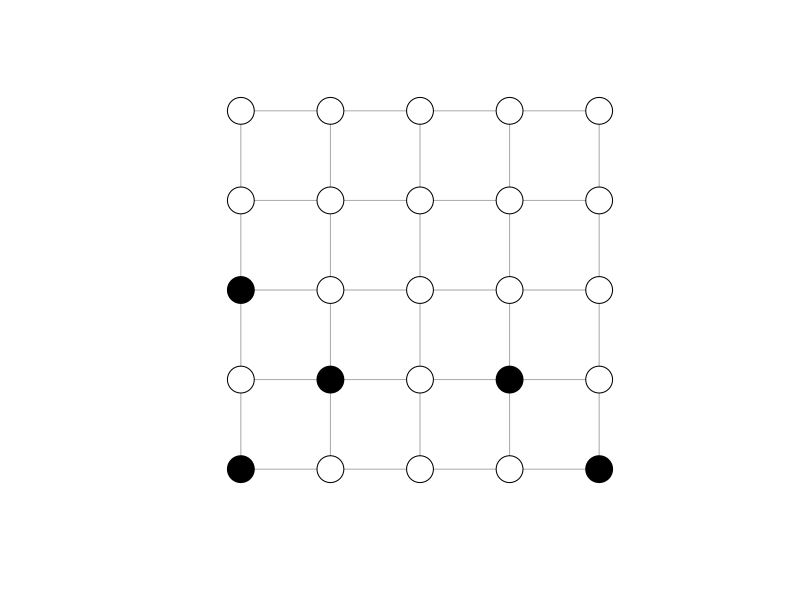
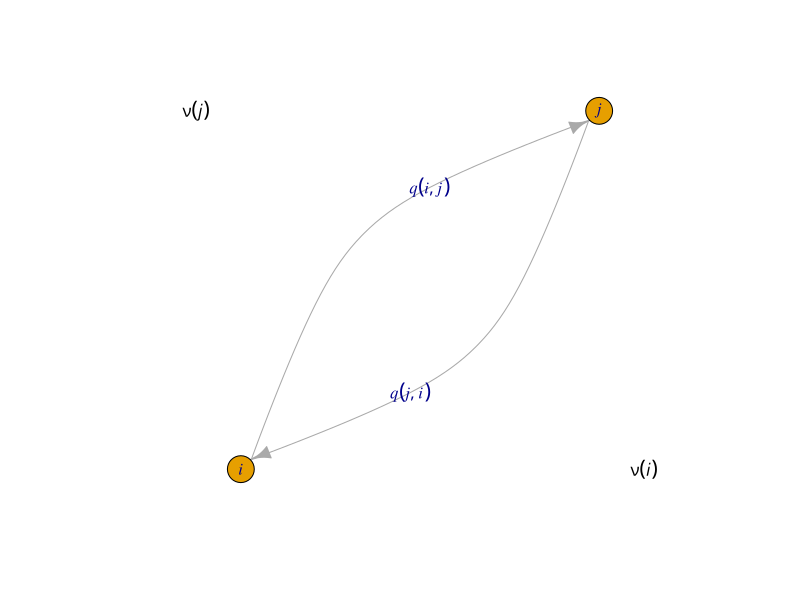

R code for these plots, in order:
## ---- chunk 1
library(igraph)

gr <- igraph::make_lattice(c(5, 5))
coords <- igraph::layout_on_grid(gr)
vertex_cols <- rep("white", 25)
vertex_cols[c(1, 5, 7, 9, 11)] <- "black"
plot(
  gr, 
  layout = coords,
  vertex.color = vertex_cols,
  vertex.label = NA
)
## ---- chunk 2
gr_mh <- igraph::make_graph(c("i", "j", "j", "i"))
edge_labs <- c(expression(italic(q(i,j))), expression(italic(q(j,i))))
set.seed(123)
plot(
  gr_mh,
  edge.curved = TRUE,
  edge.label = edge_labs,
  vertex.label = c(expression(italic(i)), expression(italic(j)))
)
text(
  x = c(-1.25, 1.25),
  y = c(1, -1), 
  labels = c(expression(italic(nu(j))), expression(italic(nu(i))))
)
